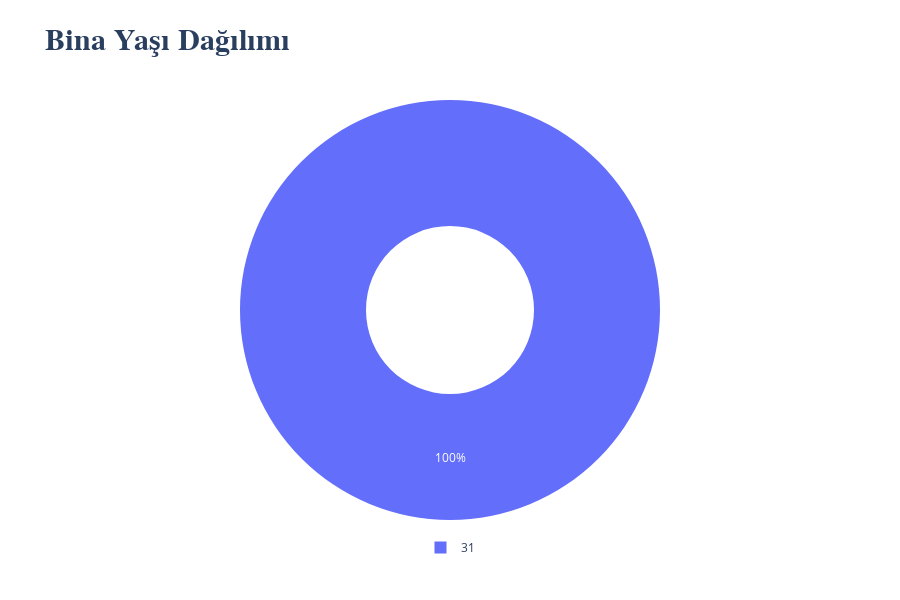

Source (notebook cell):
### Code cell
fig2.show()

### Figure 1 — Plotly figure (JSON) as saved in the notebook; plotly's stock layout.template omitted (floating-point values rounded to 4 significant figures)
{"data": [{"hole": 0.4, "hovertemplate": "Bina Yaşı: %{label}<br>Yüzdelik: %{value:.1f}%<extra></extra>", "labels": [31], "sort": false, "type": "pie", "values": [100]}], "layout": {"height": 600, "legend": {"orientation": "h", "x": 0.5, "xanchor": "center", "y": -0.1, "yanchor": "bottom"}, "plot_bgcolor": "#f3f4f6", "title": {"font": {"family": "Verdana", "size": 30, "weight": "bold"}, "text": "Bina Yaşı Dağılımı"}, "xaxis": {"gridcolor": "lightgray", "showgrid": true, "tickangle": -45, "tickfont": {"family": "Verdana", "size": 12}, "title": {"font": {"color": "black", "family": "Verdana", "size": 20, "weight": "bold"}}}, "yaxis": {"gridcolor": "lightgray", "showgrid": true, "tickfont": {"family": "Verdana", "size": 12}, "tickformat": ",", "title": {"font": {"color": "black", "family": "Verdana", "size": 20, "weight": "bold"}}}}}
